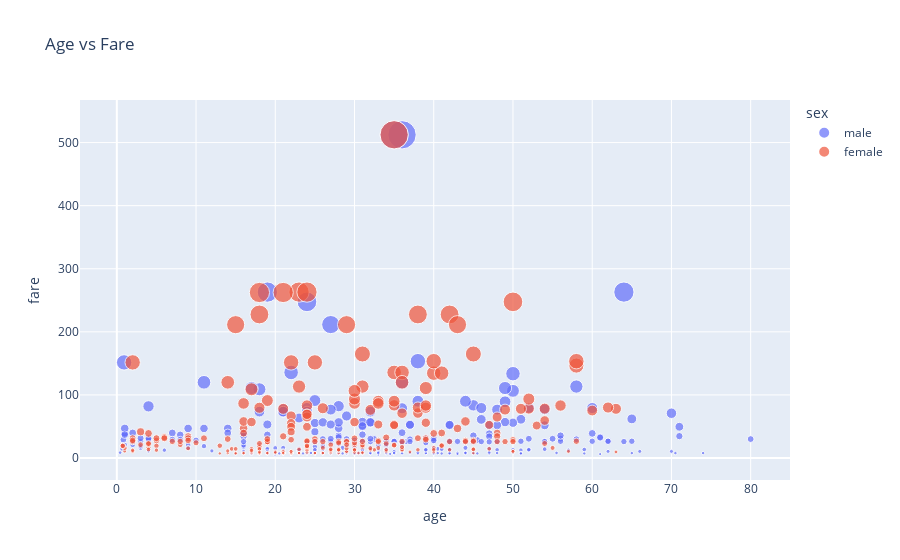

Notebook code cell kept with this figure:
### Markdown cell above
### Scatter plot

### Code cell
# scatter plot is creating on the both variables are numeric 
fig = px.scatter(df, x="age", y="fare", title="Age vs Fare", color="sex", size= "fare")
fig.show()
fig.write_image("outputs/age_fare_scatter_plot.png", scale=3)

### Figure 1 — Plotly figure (JSON) as saved in the notebook; plotly's stock layout.template omitted (floating-point values rounded to 4 significant figures; data arrays with more than 128 entries replaced by an {"elided": "..."} marker saying what was removed)
{"data": [{"hovertemplate": "sex=male<br>age=%{x}<br>fare=%{marker.size}<extra></extra>", "legendgroup": "male", "marker": {"color": "#636efa", "size": {"elided": "577 float values"}, "sizemode": "area", "sizeref": 1.281, "symbol": "circle"}, "mode": "markers", "name": "male", "orientation": "v", "showlegend": true, "type": "scatter", "x": {"elided": "577 float values"}, "xaxis": "x", "y": {"elided": "577 float values"}, "yaxis": "y"}, {"hovertemplate": "sex=female<br>age=%{x}<br>fare=%{marker.size}<extra></extra>", "legendgroup": "female", "marker": {"color": "#EF553B", "size": {"elided": "314 float values"}, "sizemode": "area", "sizeref": 1.281, "symbol": "circle"}, "mode": "markers", "name": "female", "orientation": "v", "showlegend": true, "type": "scatter", "x": {"elided": "314 float values"}, "xaxis": "x", "y": {"elided": "314 float values"}, "yaxis": "y"}], "layout": {"legend": {"itemsizing": "constant", "title": {"text": "sex"}, "tracegroupgap": 0}, "title": {"text": "Age vs Fare"}, "xaxis": {"anchor": "y", "domain": [0, 1], "title": {"text": "age"}}, "yaxis": {"anchor": "x", "domain": [0, 1], "title": {"text": "fare"}}}}
